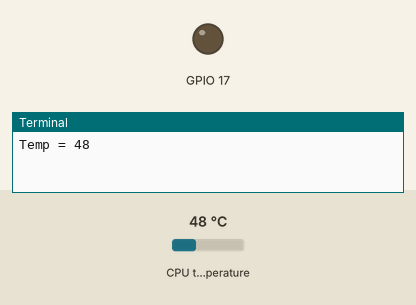
Recording of a program running on a simulated Raspberry Pi (BCM pin numbers). Shown: output pins drawn as LEDs (lit = HIGH), the last lines printed to the terminal. Inputs (shaded band) come from the test bench; at power-on: CPU temperature 48 °C. The clock reads 2024-03-15 10:24:30 at power-on unless the program sets it.

Above: at 1.2 s.
1.3 s: CPU temperature set to 64 °C
6.2 s: CPU temperature set to 67 °C
At 10.8 s:
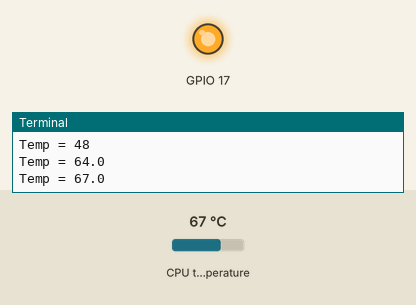
11.1 s: CPU temperature set to 56 °C
16.0 s: CPU temperature set to 53 °C
At 20.7 s:
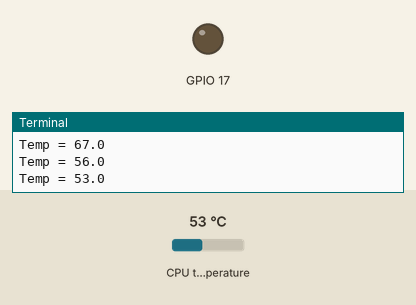
20.9 s: CPU temperature set to 71 °C
At 25.3 s:
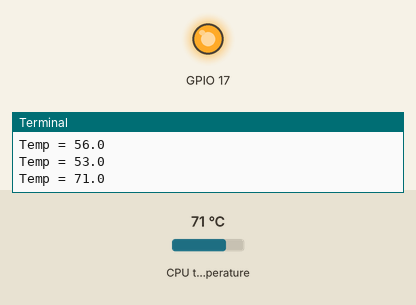
Timing chart, 0 to 26.8 s (numbered marks = the images above; inputs shaded):
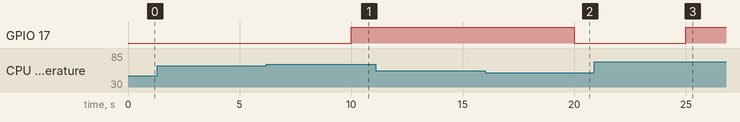

Measured:
- the behaviour switches between 65 and 66 °C on CPU temperature (found by bisection; images 0 and 1)
- the behaviour switches between 55 and 54 °C on CPU temperature (found by bisection; images 1 and 2)
- after the input at 6.2 s, GPIO 17: LOW → HIGH after 3.8 s
- after the input at 16.0 s, GPIO 17: HIGH → LOW after 4.0 s
- after the input at 20.9 s, GPIO 17: LOW → HIGH after 4.1 s

The program:

thermal_control.py
```python
#!/usr/bin/env python3

import argparse
import logging

from systemd.journal import JournaldLogHandler
from time import sleep
from gpiozero import CPUTemperature, OutputDevice
from typing import *


# set up logging to systemd
logger = logging.getLogger(__name__)
journald_handler = JournaldLogHandler()
journald_handler.setFormatter(
    logging.Formatter("[%(levelname)s] %(message)s")
)
logger.addHandler(journald_handler)

logger.setLevel(logging.INFO)


class FanController:
    """ Class responsible for controlling a fan connected to a GPIO of the RPi """
    def __init__(
            self,
            pin_number: int,
            on_threshold: float,
            off_threshold: float,
            poll_interval: int,
            cpu: CPUTemperature
    ):
        self.on_threshold  = on_threshold
        self.off_threshold = off_threshold
        self.poll_interval = poll_interval
        self.cpu           = cpu

        self.fan = OutputDevice(pin_number)

        self.run_status = False

    def main_loop(self):
        """ Starts the controller main loop. Can be interrupted by calling FanController.terminate() """
        logger.info(f"Starting fan control main loop")
        self.run_status = True
        while self.run_status:
            print("Temp =", self.cpu.temperature)

            # Start the fan if the temperature has reached the limit and the fan
            # isn't already running
            if self.cpu.temperature > self.on_threshold and self.fan.value == 0:
                logger.info(f"Enabling fan: temperature is {self.cpu.temperature}")
                self.fan.on()

            # Stop the fan if the fan is running and the temperature has dropped
            # to the lower limit.
            if self.cpu.temperature < self.off_threshold and self.fan.value == 1:
                logger.info(f"Disabling fan: temperature is {self.cpu.temperature}")
                self.fan.off()

            # Wait a bit
            sleep(self.poll_interval)

    def terminate(self):
        """ Terminates the main loop and turns off the fan """
        logger.info(f"Stopping fan control main loop")
        self.run_status = False
        self.fan.off()


def main() -> None:
    parser = argparse.ArgumentParser()
    parser.add_argument("--pin",           type = int,   default = 17)
    parser.add_argument("--on_threshold",  type = float, default = 65)
    parser.add_argument("--off_threshold", type = float, default = 55)
    parser.add_argument("--poll_interval", type = int,   default = 5)
    args = parser.parse_args()

    cpu = CPUTemperature()
    fan_ctlr = FanController(
        args.pin,
        args.on_threshold,
        args.off_threshold,
        args.poll_interval,
        cpu
    )

    try:
        fan_ctlr.main_loop()
    except KeyboardInterrupt:
        fan_ctlr.terminate()

if __name__ == "__main__":
    main()
```
